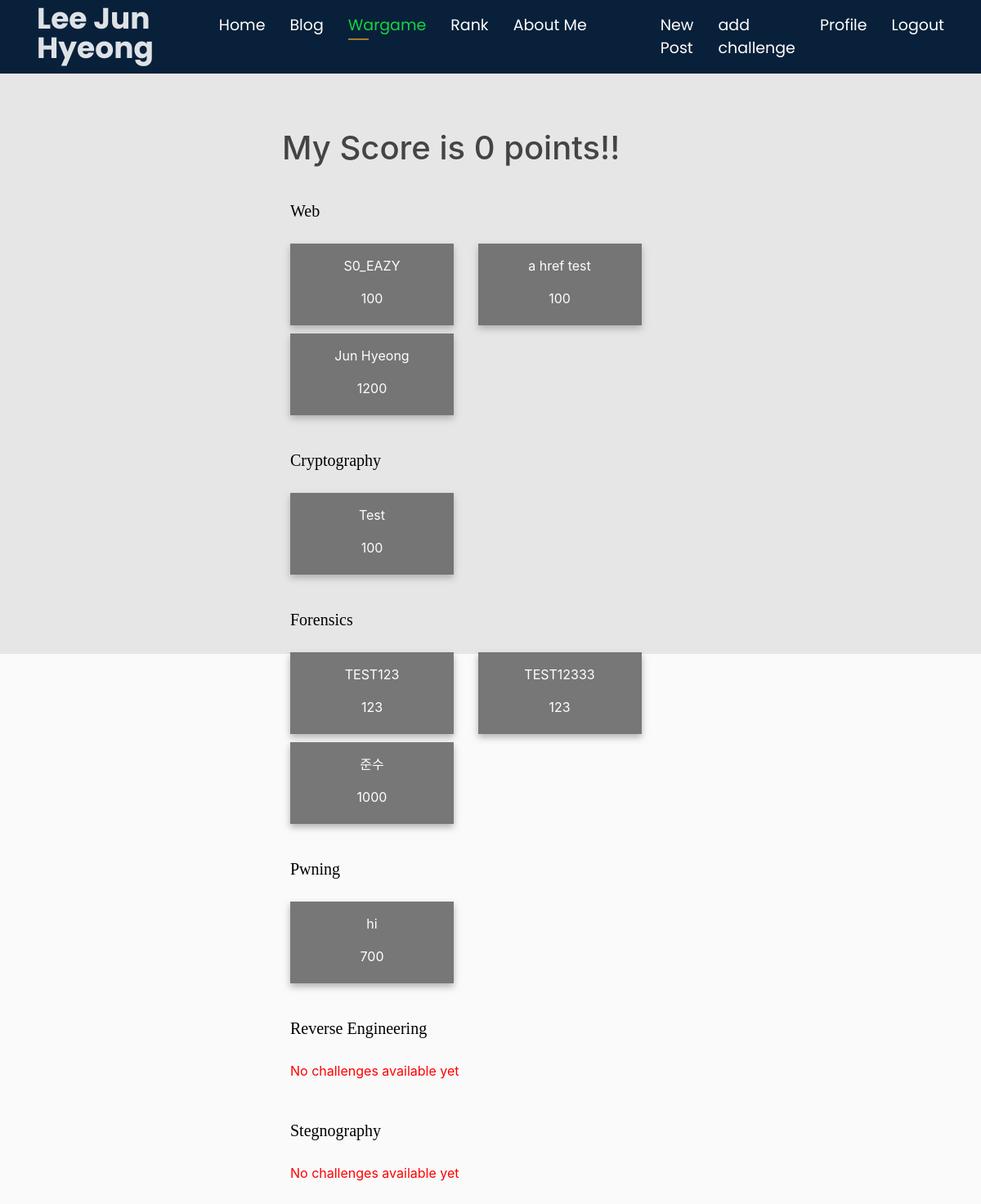
The app's page /wargame/ (signed in) with its own data.
### users/models.py (models this page shows, shortened)
class Profile(models.Model):
    user = models.OneToOneField(User, on_delete=models.CASCADE)
    image = models.ImageField(default='default.jpg', upload_to='profile_pics')
    points = models.IntegerField(default=0)

### challenges/models.py (models this page shows)
class Challenges(models.Model) :
	name = models.CharField(max_length=250, unique=True)
	challenge_id = models.CharField(max_length=300, primary_key=True)
	category = models.CharField(max_length=100)
	description = models.CharField(max_length=1000, blank=True, default="")
	points = models.IntegerField()
	file = models.FileField(null=True, blank=True, upload_to=get_upload_path)
	flag = models.CharField(max_length=500)
	author = models.CharField(max_length=250)

### challenges/views.py (the view)
# urls.py: path('', views.index, name='index'),
@login_required(login_url="/login/")
def index(request) :
    current_user = request.user
    my_rank = Profile.objects.filter(user=current_user)
    challenge = models.Challenges.objects.order_by("points")
    challenge_info_stego_object = []
    challenge_info_for_object = []
    challenge_info_re_object = []
    challenge_info_pwn_object = []
    challenge_info_web_object = []
    challenge_info_crypto_object = []
    for c in challenge :
        if c.category == 'Stegnography' :
            s = PassInsideView(c.name, assignID(c.name), c.category, c.description, c.points, c.file, c.flag, c.author)
            challenge_info_stego_object.append(s)
        elif c.category == 'Reverse Engineering' :
            re = PassInsideView(c.name, assignID(c.name), c.category, c.description, c.points, c.file, c.flag, c.author)
            challenge_info_re_object.append(re)
        elif c.category == 'Forensics' :
            f = PassInsideView(c.name, assignID(c.name), c.category, c.description, c.points, c.file, c.flag, c.author)
            challenge_info_for_object.append(f)
        elif c.category == 'Pwning' :
            p = PassInsideView(c.name, assignID(c.name), c.category, c.description, c.points, c.file, c.flag, c.author)
            challenge_info_pwn_object.append(p)
        elif c.category == 'Web' :
            w = PassInsideView(c.name, assignID(c.name), c.category, c.description, c.points, c.file, c.flag, c.author)
            challenge_info_web_object.append(w)
        elif c.category == 'Cryptography' :
            cy = PassInsideView(c.name, assignID(c.name), c.category, c.description, c.points, c.file, c.flag, c.author)
            challenge_info_crypto_object.append(cy)
    solved_challenges_by_user = []
    try :
        fc = models.ChallengesSolvedBy.objects.filter(user_name=request.user)
        for f in fc :
            solved_challenges_by_user.append(f.challenge_id)
    except :
        pass
    return render(request, 'wargame.html',{'data_stego':challenge_info_stego_object,
                                              'data_for':challenge_info_for_object,
                                              'data_re':challenge_info_re_object,
                                              'data_pwn':challenge_info_pwn_object,
                                              'data_web':challenge_info_web_object,
                                              'data_crypto':challenge_info_crypto_object,
                                              'user_solved':solved_challenges_by_user,
                                              'my_rank':my_rank})

### challenges/views.py (called while the page is built)
def assignID(a) :
	return a.lower().replace(' ','_')

### challenges/templates/wargame.html (shortened to what this page needs)
{% extends "blog/base.html" %}
{% load static%}
{% block customcss %}
	<link rel="stylesheet" type="text/css" href="{% static 'challenges_css/css/addchallenge.css' %}">
	<link rel="stylesheet" type="text/css" href="{% static 'challenges_css/css/challenges.css' %}">
{% endblock %}
	{% block content %}
	<div id="challenges">
		<div class="container">
			<div class="media">
				<div class="media-body">
					<h2 class="account-heading">
					My Score is
					{% for t in my_rank %}
						{{ t.points }}
					{% endfor %}
					points!!
					</h2>
				</div>
			</div>
			<div class="challengesSet">
				<div id="web">
					<div class="heading">
						<p>Web</p>
					</div>
					{% if data_web %}
						{% for mission in data_web %}
							<div class="mission" data-toggle="modal" data-target="#{{ mission.challenge_id }}" id="display_{{ mission.challenge_id }}">
								<p>{{ mission.name }}</p>
								<p>{{ mission.points }}</p>
							</div>
						{% endfor %}
					{% else %}
						<p style="color: red">No challenges available yet</p>
					{% endif %}
				</div>
				<div id="crypto">
					<div class="heading">
						<p>Cryptography</p>
					</div>
					{% if data_crypto %}
						{% for mission in data_crypto %}
							<div class="mission" data-toggle="modal" data-target="#{{ mission.challenge_id }}" id="display_{{ mission.challenge_id }}">
								<p>{{ mission.name }}</p>
								<p>{{ mission.points }}</p>
							</div>
						{% endfor %}
					{% else %}
						<p style="color: red">No challenges available yet</p>
					{% endif %}
				</div>
				<div id="for">
					<div class="heading">
						<p>Forensics</p>
					</div>
					{% if data_for %}
						{% for mission in data_for %}
							<div class="mission"  data-toggle="modal" data-target="#{{ mission.challenge_id }}" id="display_{{ mission.challenge_id }}">
								<p>{{ mission.name }}</p>
								<p>{{ mission.points }}</p>
							</div>
						{% endfor %}
					{% else %}
						<p style="color: red">No challenges available yet</p>
					{% endif %}
				</div>
				<div id="pwn">
					<div class="heading">
						<p>Pwning</p>
					</div>
					{% if data_pwn %}
						{% for mission in data_pwn %}
							<div class="mission"  data-toggle="modal" data-target="#{{ mission.challenge_id }}" id="display_{{ mission.challenge_id }}">
								<p>{{ mission.name }}</p>
								<p>{{ mission.points }}</p>
							</div>
						{% endfor %}
					{% else %}
						<p style="color: red">No challenges available yet</p>
					{% endif %}
				</div>
				<div id="re">
					<div class="heading">
						<p>Reverse Engineering</p>
					</div>
					{% if data_re %}
						{% for mission in data_re %}
							{% if mission.challenge_id in user_solved %}
								<script type="text/javascript">
									$(document).ready(function() {
										$("#display_{{ mission.challenge_id }}").addClass("solved");
									});
								</script>
							{% endif %}
							<div class="mission"  data-toggle="modal" data-target="#{{ mission.challenge_id }}" id="display_{{ mission.challenge_id }}">
								<p>{{ mission.name }}</p>
								<p>{{ mission.points }}</p>
							</div>
							<div class="modal fade" id="{{ mission.challenge_id }}" role="dialog" data-backdrop="static">
								<div class="modal-dialog modal-lg">
									<div class="modal-content">
										<div class="modal-header">
											<h4 class="modal-title">{{ mission.name }}</h4>
										</div>
										<div class="modal-body">
											<p><b>Challenge Description: </b></p>
											<p>{{ mission.description }}</p>
											{% if mission.file %}
												<p><b>File:</b> <a href="uploads/{{ mission.file }}">download</a></p>
											{% endif %}
											<p><b>Points: </b>{{ mission.points }}</p>
											<p><b>Author: </b>{{ mission.author }}</p>
											<form method="post" id="{{ mission.challenge_id }}_flag_form" action="postflag/">
												{% csrf_token %}
												<input type="text" name="{{ mission.challenge_id }}_flag" class="input_flag" placeholder="Submit Flag" id="{{ mission.challenge_id }}_flag">
												<button type="submit" name="submit" class="input_flag_button">Submit</button>
											</form>
										</div>
										<div class="modal-footer">
											<button type="button" class="btn btn-default closeIT" data-dismiss="modal" onclick="window.location.reload()">Close</button>
										</div>
									</div>
								</div>
							</div>
							<script type="text/javascript">
								$(document).ready(function (){
									$("#{{ mission.challenge_id }}_flag_form").submit(function(event) {
										$.ajax({
											type : "POST",
											url : "postflag/",
											data : $(this).serialize(),
											success : function(response) {
												$("#{{ mission.challenge_id }}_flag_form").append(response)
											}
										});
										event.preventDefault();
									});
								});
							</script>
						{% endfor %}
					{% else %}
						<p style="color: red">No challenges available yet</p>
					{% endif %}
				</div>
				<div id="stego">
					<div class="heading">
						<p>Stegnography</p>
					</div>
					{% if data_stego %}
						{% for mission in data_stego %}
							{% if mission.challenge_id in user_solved %}
								<script type="text/javascript">
									$(document).ready(function() {
										$("#display_{{ mission.challenge_id }}").addClass("solved");
									});
								</script>
							{% endif %}
							<div class="mission" data-toggle="modal" data-target="#{{ mission.challenge_id }}" id="display_{{ mission.challenge_id }}">
								<p>{{ mission.name }}</p>
								<p>{{ mission.points }}</p>
							</div>
							<div class="modal fade" id="{{ mission.challenge_id }}" role="dialog" data-backdrop="static">
								<div class="modal-dialog modal-lg">
									<div class="modal-content">
										<div class="modal-header">
											<h4 class="modal-title">{{ mission.name }}</h4>
										</div>
										<div class="modal-body">
											<p><b>Challenge Description: </b></p>
											<p>{{ mission.description }}</p>
											{% if mission.file %}
												<p><b>File:</b> <a href="uploads/{{ mission.file }}">download</a></p>
											{% endif %}
											<p><b>Points: </b>{{ mission.points }}</p>
											<p><b>Author: </b>{{ mission.author }}</p>
											<form method="post" id="{{ mission.challenge_id }}_flag_form" action="postflag/">
												{% csrf_token %}
												<input type="text" name="{{ mission.challenge_id }}_flag" class="input_flag" placeholder="Submit Flag" id="{{ mission.challenge_id }}_flag">
												<button type="submit" name="submit" class="input_flag_button">Submit</button>
											</form>
										</div>
										<div class="modal-footer">
											<button type="button" class="btn btn-default closeIT" data-dismiss="modal" onclick="window.location.reload()">Close</button>
										</div>
									</div>
								</div>
							</div>
							<script type="text/javascript">
								$(document).ready(function (){
									$("#{{ mission.challenge_id }}_flag_form").submit(function(event) {
										$.ajax({
											type : "POST",
											url : "postflag/",
											data : $(this).serialize(),
											success : function(response) {
												$("#{{ mission.challenge_id }}_flag_form").append(response)
											}
										});
										event.preventDefault();
									});
								});
							</script>
						{% endfor %}
					{% else %}
						<p style="color: red">No challenges available yet</p>
					{% endif %}
				</div>
			</div>
		</div>
	</div>
{% endblock %}

### web/static/css/style2.css (style rules this page uses)
body { font-family: "Open Sans", sans-serif; color: #fff; position: relative; background: transparent; }
body::before { content: ""; position: fixed; background: #E6E6E6; background-size: cover; left: 0; right: 0; top: 0; height: 100vh; }
@media (min-width: 1024px) { body::before { background-attachment: fixed; } }
h1, h2, h3, h4, h5, h6 { font-family: "Raleway", sans-serif; }
section .container { background: rgba(0, 0, 0, 0); padding: 30px; }

### web/static/css/main.css (style rules this page uses)
body { background: #fafafa; color: #333333; margin-top: 5rem; }
h1, h2, h3, h4, h5, h6 { color: #444444; }
.account-heading { font-size: 2.5rem; }

### web/static/challenges_css/css/challenges.css (style rules this page uses)
#challenges { margin-top: 2%; color:#000; }
.heading p { font-size: 20px; font-family: 'ABeeZee' }
.challengesSet { width: 100%; padding: 20px 0; }
.heading { margin-bottom: 25px; }
#crypto, #for, #pwn, #re, #stego, #web { padding: 10px; margin-bottom: 10px; }
.mission { height: 100px; width: 200px; display: inline-block; background-color: #696969; transition: 0.5s; text-align: center; font-size: 16px; cursor: pointer; color: #fff; padding-top: 15px; margin-right: 25px; margin-bottom: 10px; opacity: 0.9; box-shadow: 0 4px 8px 0 #aaa; }

### records on screen
Profile: points "0"
Challenges: name "S0_EAZY"
Challenges: name "a href test"
Challenges: name "Jun Hyeong"
Challenges: name "Test"
Challenges: name "TEST123"
Challenges: name "TEST12333"
Challenges: name "준수"
Challenges: name "hi"

### other values on screen
{{ mission.points }} "100" "100" "1200"
{{ mission.points }} "100"
{{ mission.points }} "123" "123" "1000"
{{ mission.points }} "700"
